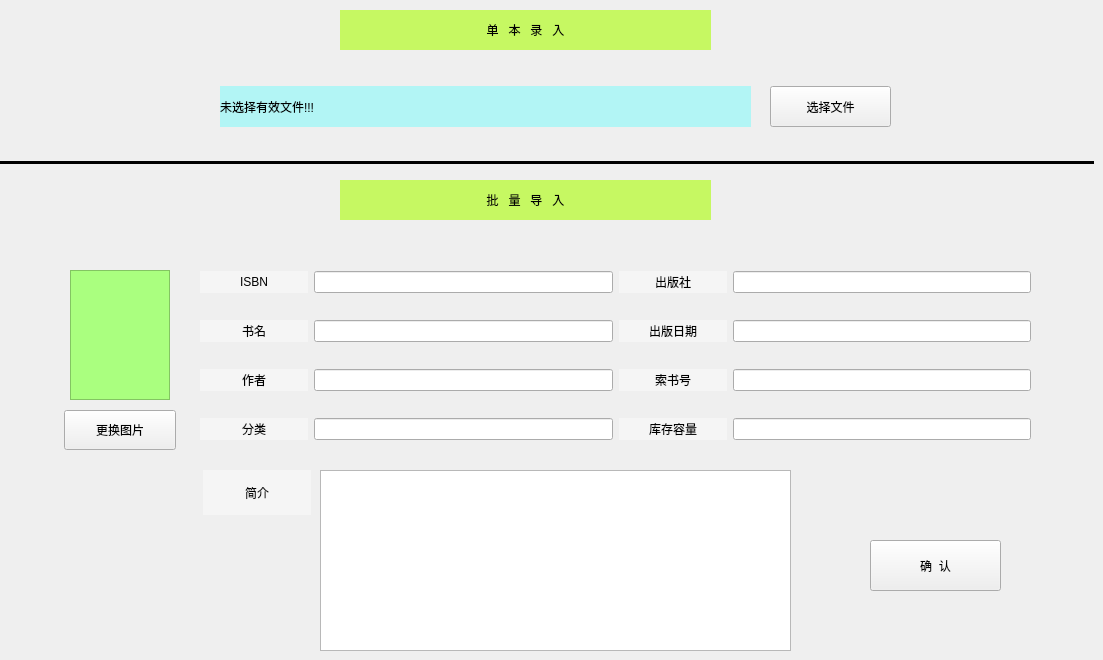
     <widget class="QWidget" name="tab_A_2">
      <property name="styleSheet">
       <string notr="true">QLabel{background-color: rgba(255, 255, 255, 0);}</string>
      </property>
      <attribute name="title">
       <string>上架</string>
      </attribute>
      <widget class="QPushButton" name="sJiaChooseFile">
       <property name="geometry">
        <rect>
         <x>770</x>
         <y>86</y>
         <width>121</width>
         <height>41</height>
        </rect>
       </property>
       <property name="styleSheet">
        <string notr="true">background-image: url(:/固定/Resources/固定/登录按钮tip.jpg);</string>
       </property>
       <property name="text">
        <string>选择文件</string>
       </property>
      </widget>
      <widget class="HeadPor" name="sJiaHead">
       <property name="geometry">
        <rect>
         <x>70</x>
         <y>270</y>
         <width>100</width>
         <height>130</height>
        </rect>
       </property>
       <property name="styleSheet">
        <string notr="true">background-color: rgb(170, 255, 127);</string>
       </property>
       <property name="frameShape">
        <enum>QFrame::StyledPanel</enum>
       </property>
       <property name="frameShadow">
        <enum>QFrame::Raised</enum>
       </property>
      </widget>
      <widget class="QPushButton" name="sJiaChgeHead">
       <property name="geometry">
        <rect>
         <x>64</x>
         <y>410</y>
         <width>112</width>
         <height>40</height>
        </rect>
       </property>
       <property name="styleSheet">
        <string notr="true">background-image: url(:/固定/Resources/固定/登录按钮tip.jpg);</string>
       </property>
       <property name="text">
        <string>更换图片</string>
       </property>
      </widget>
      <widget class="QPushButton" name="sJiaOK">
       <property name="geometry">
        <rect>
         <x>870</x>
         <y>540</y>
         <width>131</width>
         <height>51</height>
        </rect>
       </property>
       <property name="styleSheet">
        <string notr="true">background-image: url(:/固定/Resources/固定/登录按钮tip.jpg);</string>
       </property>
       <property name="text">
        <string>确  认</string>
       </property>
      </widget>
      <widget class="QLabel" name="sJiaFilepath">
       <property name="geometry">
        <rect>
         <x>220</x>
         <y>86</y>
         <width>531</width>
         <height>41</height>
        </rect>
       </property>
       <property name="styleSheet">
        <string notr="true">background-color: rgba(85, 255, 255, 100);</string>
       </property>
       <property name="text">
        <string>未选择有效文件!!!</string>
       </property>
      </widget>
      <widget class="Line" name="line_2">
       <property name="geometry">
        <rect>
         <x>0</x>
         <y>160</y>
         <width>1094</width>
         <height>5</height>
        </rect>
       </property>
       <property name="frameShadow">
        <enum>QFrame::Plain</enum>
       </property>
       <property name="lineWidth">
        <number>3</number>
       </property>
       <property name="orientation">
        <enum>Qt::Horizontal</enum>
       </property>
      </widget>
      <widget class="QLabel" name="label_11">
       <property name="geometry">
        <rect>
         <x>340</x>
         <y>180</y>
         <width>371</width>
         <height>40</height>
        </rect>
       </property>
       <property name="minimumSize">
        <size>
         <width>120</width>
         <height>40</height>
        </size>
       </property>
       <property name="styleSheet">
        <string notr="true">background-color: rgba(170, 255, 0, 150);
</string>
       </property>
       <property name="text">
        <string>批   量   导   入</string>
       </property>
       <property name="alignment">
        <set>Qt::AlignCenter</set>
       </property>
      </widget>
      <widget class="QLabel" name="label_12">
       <property name="geometry">
        <rect>
         <x>340</x>
         <y>10</y>
         <width>371</width>
         <height>40</height>
        </rect>
       </property>
       <property name="minimumSize">
        <size>
         <width>120</width>
         <height>40</height>
        </size>
       </property>
       <property name="styleSheet">
        <string notr="true">background-color: rgba(170, 255, 0, 150);</string>
       </property>
       <property name="text">
        <string>单   本   录   入</string>
       </property>
       <property name="alignment">
        <set>Qt::AlignCenter</set>
       </property>
      </widget>
      <widget class="QPlainTextEdit" name="sJiaIntroduction">
       <property name="geometry">
        <rect>
         <x>320</x>
         <y>470</y>
         <width>471</width>
         <height>181</height>
        </rect>
       </property>
       <property name="minimumSize">
        <size>
         <width>120</width>
         <height>0</height>
        </size>
       </property>
       <property name="plainText">
        <string/>
       </property>
      </widget>
      <widget class="QLabel" name="label_13">
       <property name="geometry">
        <rect>
         <x>203</x>
         <y>470</y>
         <width>108</width>
         <height>45</height>
        </rect>
       </property>
       <property name="minimumSize">
        <size>
         <width>108</width>
         <height>0</height>
        </size>
       </property>
       <property name="styleSheet">
        <string notr="true">background-color: rgba(255, 255, 255, 100);
</string>
       </property>
       <property name="text">
        <string>简介</string>
       </property>
       <property name="alignment">
        <set>Qt::AlignCenter</set>
       </property>
      </widget>
      <widget class="QWidget" name="layoutWidget">
       <property name="geometry">
        <rect>
         <x>200</x>
         <y>250</y>
         <width>831</width>
         <height>211</height>
        </rect>
       </property>
       <layout class="QHBoxLayout" name="horizontalLayout_10">
        <item>
         <layout class="QVBoxLayout" name="verticalLayout_3">
          <item>
           <layout class="QHBoxLayout" name="horizontalLayout_2">
            <item>
             <widget class="QLabel" name="label_3">
              <property name="minimumSize">
               <size>
                <width>108</width>
                <height>0</height>
               </size>
              </property>
              <property name="styleSheet">
               <string notr="true">background-color: rgba(255, 255, 255, 100);
</string>
              </property>
              <property name="text">
               <string>ISBN</string>
              </property>
              <property name="alignment">
               <set>Qt::AlignCenter</set>
              </property>
             </widget>
            </item>
            <item>
             <widget class="QLineEdit" name="sJiaISBN">
              <property name="text">
               <string/>
              </property>
             </widget>
            </item>
           </layout>
          </item>
          <item>
           <layout class="QHBoxLayout" name="horizontalLayout_3">
            <item>
             <widget class="QLabel" name="label_4">
              <property name="minimumSize">
               <size>
                <width>108</width>
                <height>0</height>
               </size>
              </property>
              <property name="styleSheet">
               <string notr="true">background-color: rgba(255, 255, 255, 100);
</string>
              </property>
              <property name="text">
               <string>书名</string>
              </property>
              <property name="alignment">
               <set>Qt::AlignCenter</set>
              </property>
             </widget>
            </item>
            <item>
             <widget class="QLineEdit" name="sJiaName">
              <property name="text">
               <string/>
              </property>
             </widget>
            </item>
           </layout>
          </item>
          <item>
           <layout class="QHBoxLayout" name="horizontalLayout_4">
            <item>
             <widget class="QLabel" name="label_5">
              <property name="minimumSize">
               <size>
                <width>108</width>
                <height>0</height>
               </size>
              </property>
              <property name="styleSheet">
               <string notr="true">background-color: rgba(255, 255, 255, 100);
</string>
              </property>
              <property name="text">
               <string>作者</string>
              </property>
              <property name="alignment">
               <set>Qt::AlignCenter</set>
              </property>
             </widget>
            </item>
            <item>
             <widget class="QLineEdit" name="sJiaAuthor">
              <property name="text">
               <string/>
              </property>
             </widget>
            </item>
           </layout>
          </item>
          <item>
           <layout class="QHBoxLayout" name="horizontalLayout_5">
            <item>
             <widget class="QLabel" name="label_6">
              <property name="minimumSize">
               <size>
                <width>108</width>
                <height>0</height>
               </size>
              </property>
              <property name="styleSheet">
               <string notr="true">background-color: rgba(255, 255, 255, 100);
</string>
              </property>
              <property name="text">
               <string>分类</string>
              </property>
              <property name="alignment">
               <set>Qt::AlignCenter</set>
              </property>
             </widget>
            </item>
            <item>
             <widget class="QLineEdit" name="sJiaCategory">
              <property name="text">
               <string/>
              </property>
             </widget>
            </item>
           </layout>
          </item>
         </layout>
        </item>
        <item>
         <layout class="QVBoxLayout" name="verticalLayout_4">
          <item>
           <layout class="QHBoxLayout" name="horizontalLayout_6">
            <item>
             <widget class="QLabel" name="label_8">
              <property name="minimumSize">
               <size>
                <width>108</width>
                <height>0</height>
               </size>
              </property>
              <property name="styleSheet">
               <string notr="true">background-color: rgba(255, 255, 255, 100);
</string>
              </property>
              <property name="text">
               <string>出版社</string>
              </property>
              <property name="alignment">
               <set>Qt::AlignCenter</set>
              </property>
             </widget>
            </item>
            <item>
             <widget class="QLineEdit" name="sJiaPubCompany">
              <property name="text">
               <string/>
              </property>
             </widget>
            </item>
           </layout>
          </item>
          <item>
           <layout class="QHBoxLayout" name="horizontalLayout_7">
            <item>
             <widget class="QLabel" name="label_7">
              <property name="minimumSize">
               <size>
                <width>108</width>
                <height>0</height>
               </size>
              </property>
              <property name="styleSheet">
               <string notr="true">background-color: rgba(255, 255, 255, 100);
</string>
              </property>
              <property name="text">
               <string>出版日期</string>
              </property>
              <property name="alignment">
               <set>Qt::AlignCenter</set>
              </property>
             </widget>
            </item>
            <item>
             <widget class="QLineEdit" name="sJiaPubDate">
              <property name="text">
               <string/>
              </property>
             </widget>
            </item>
           </layout>
          </item>
          <item>
           <layout class="QHBoxLayout" name="horizontalLayout_8">
            <item>
             <widget class="QLabel" name="label_10">
              <property name="minimumSize">
               <size>
                <width>108</width>
                <height>0</height>
               </size>
              </property>
              <property name="styleSheet">
               <string notr="true">background-color: rgba(255, 255, 255, 100);
</string>
              </property>
              <property name="text">
               <string>索书号</string>
              </property>
              <property name="alignment">
               <set>Qt::AlignCenter</set>
              </property>
             </widget>
            </item>
            <item>
             <widget class="QLineEdit" name="sJiaTableNumber">
              <property name="text">
               <string/>
              </property>
             </widget>
            </item>
           </layout>
          </item>
          <item>
           <layout class="QHBoxLayout" name="horizontalLayout_9">
            <item>
             <widget class="QLabel" name="label_9">
              <property name="minimumSize">
               <size>
                <width>108</width>
                <height>0</height>
               </size>
              </property>
              <property name="styleSheet">
               <string notr="true">background-color: rgba(255, 255, 255, 100);
</string>
              </property>
              <property name="text">
               <string>库存容量</string>
              </property>
              <property name="alignment">
               <set>Qt::AlignCenter</set>
              </property>
             </widget>
            </item>
            <item>
             <widget class="QLineEdit" name="sJiaStorageRate">
              <property name="text">
               <string/>
              </property>
             </widget>
            </item>
           </layout>
          </item>
         </layout>
        </item>
       </layout>
      </widget>
      <zorder>layoutWidget</zorder>
      <zorder>sJiaChooseFile</zorder>
      <zorder>sJiaHead</zorder>
      <zorder>sJiaChgeHead</zorder>
      <zorder>sJiaFilepath</zorder>
      <zorder>line_2</zorder>
      <zorder>label_11</zorder>
      <zorder>sJiaOK</zorder>
      <zorder>label_12</zorder>
      <zorder>sJiaIntroduction</zorder>
      <zorder>label_13</zorder>
     </widget>
